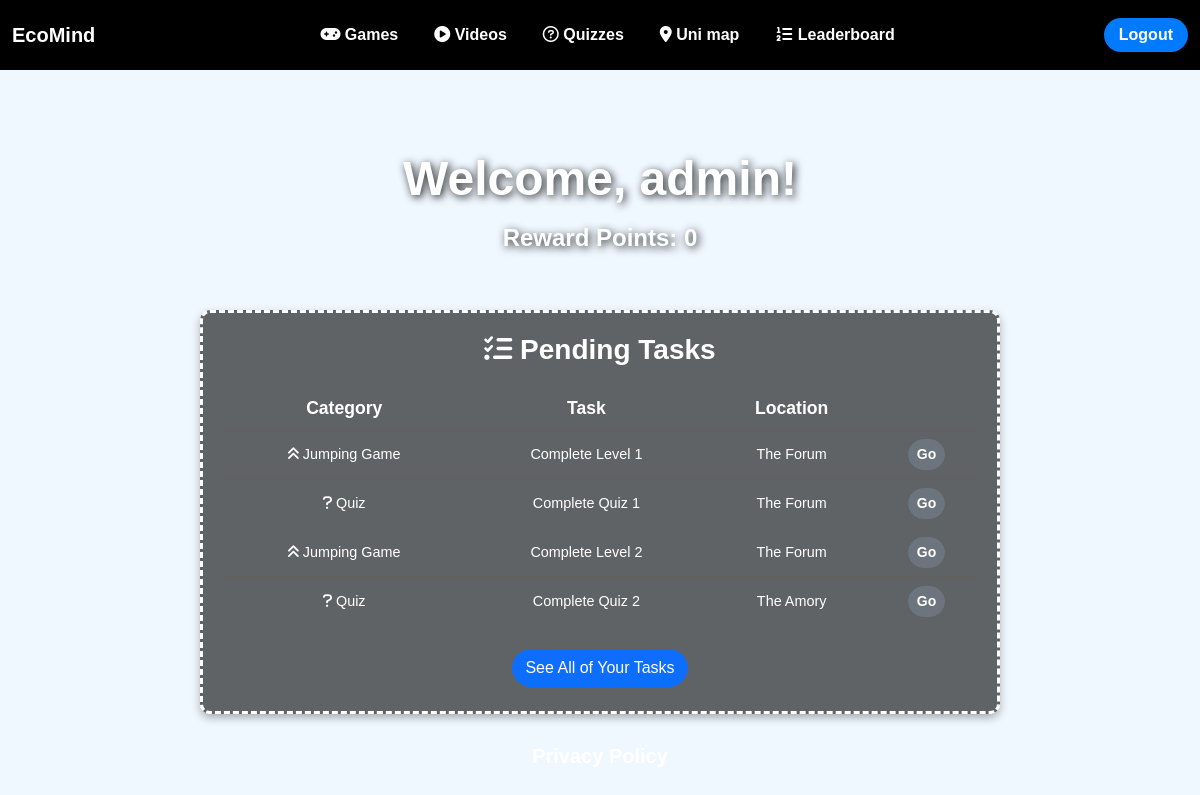
The page /home/ (signed in) on the database as committed earlier.
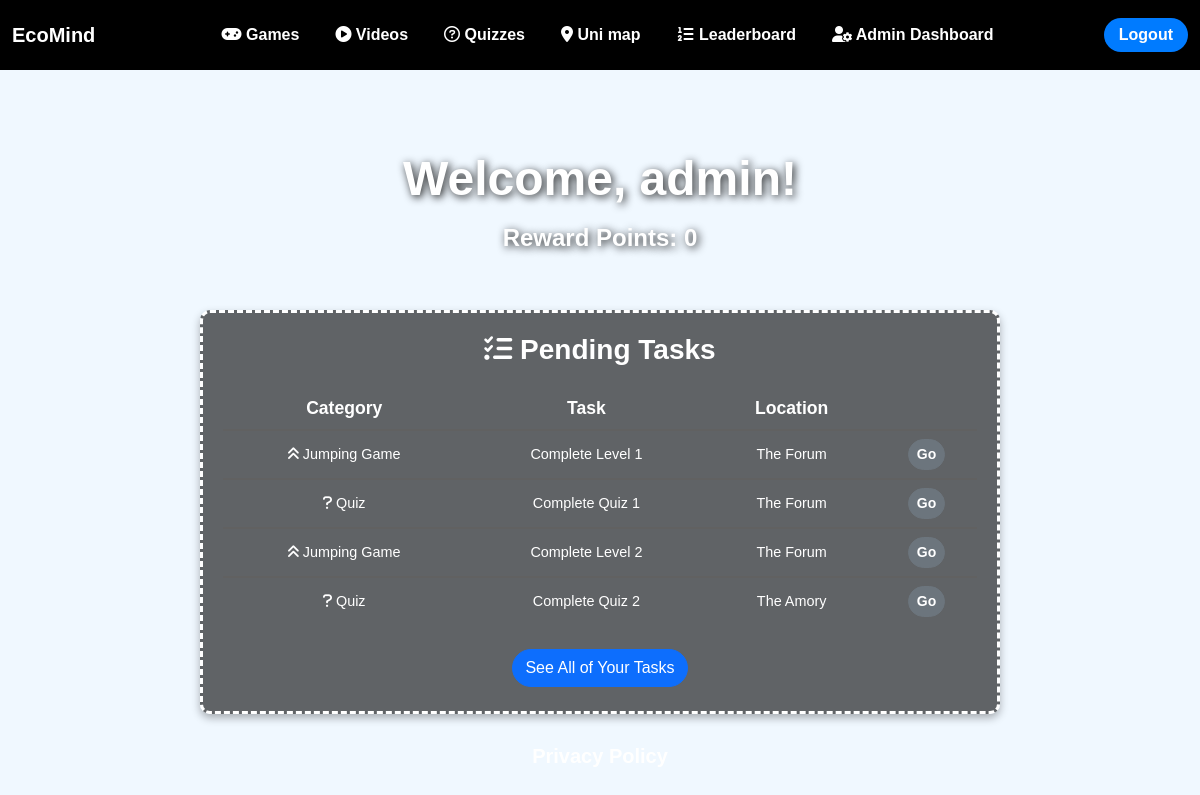
The same page on the database as committed later.
### core_app/views.py (the view)
# urls.py: path('home/', views.home_view, name='home'),
def home_view(request):
    task_data = [
        ['fas fa-angle-double-up', 'Jumping Game', 'Complete Level 1', 'The Forum', 'jumping_game'],
        ['fas fa-question', 'Quiz', 'Complete Quiz 1', 'The Forum', 'quizzes:quiz'],
        ['fas fa-angle-double-up', 'Jumping Game', 'Complete Level 2', 'The Forum', 'jumping_game'],
        ['fas fa-question', 'Quiz', 'Complete Quiz 2', 'The Amory', 'quizzes:quiz'],
        ['fas fa-question', 'Quiz', 'Complete Quiz 3', 'The Amory', 'quizzes:quiz'],
        ['fas fa-angle-double-up', 'Jumping Game', 'Complete Level 3', 'The Amory', 'jumping_game'],
        ['fas fa-question', 'Quiz', 'Complete Quiz 4', 'Streatham Court', 'quizzes:quiz'],
    ]
    return render(request, 'core_app/home.html', {'user': request.user, 'task_data' : task_data})

### core_app/models.py (called while the page is built)
    def __str__(self):
        return self.username

### core_app/templates/core_app/home.html (shortened to what this page needs)
{% extends 'core_app/base.html' %}
{% load static %}
{% block body_content %}
{% include 'core_app/navbar.html' %}
<div class="main-banner">
    <p class="display-5 fw-bold" style="text-align: center;">
    {% if user.is_authenticated %}
        Welcome, {{ user }}!
    {% else %}
        Welcome!
    {% endif %}
    </p>
    {% if user.is_authenticated %}
        <p class="h4 fw-bold" style="text-align: center;">Reward Points: {{ user.reward_pts }}</p>
    {% else %}
        <p class="h4 fw-bold" style="text-align: center;">Log In To See Your Reward Points</p>
    {% endif %}
</div>
<div class="task-container">
    <h3 class="mb-3 fw-bold text-white"><i class="fa fa-tasks"></i> Pending Tasks</h3>
    <table class="task-table">
        <thead>
            <tr class="py-2">
                <th scope="col">Category</th>
                <th scope="col">Task</th>
                <th scope="col">Location</th>
                <th scope="col"></th>
            </tr>
        </thead>
        <tbody>
            {% for task in task_data|slice:"4" %}
                <tr>
                    <td><i class="{{ task.0 }}"></i> {{ task.1 }}</td>
                    <td>{{ task.2 }}</td>
                    <td>{{ task.3 }}</td>
                    {% url task.4 as go_url %}
                    <td><a class="btn btn-sm btn-secondary fw-bold rounded-pill" href="{{ go_url }}">Go</a></td>
                </tr>
            {% endfor %}
        </tbody>
    </table>
    <button type="button" class="btn btn-primary rounded-pill my-1" data-bs-toggle="modal" data-bs-target="#taskModal">
        See All of Your Tasks
    </button>
</div>
<p style="width: 100%;"><a href="{% url 'privacy_policy' %}" class="privacy-policy h5">Privacy Policy</a></p>
{% endblock %}

Rows that differ between the two databases and show on the page:
changed UserAccount "admin": account_type "user" → "admin" (drawn)
Other text that changed with them:
text now shown: "Admin Dashboard"
